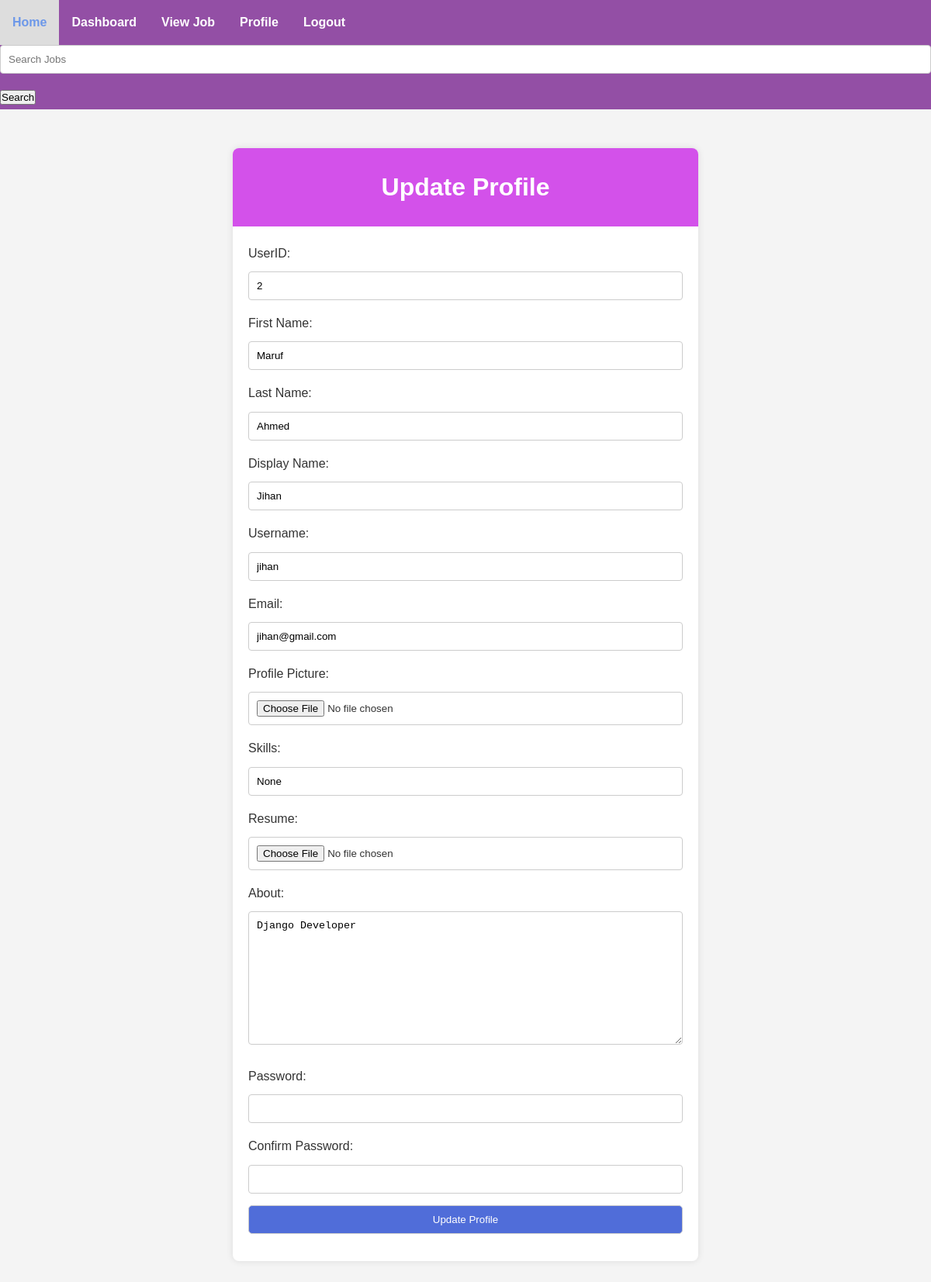
Screenshot of /EditProfilePage/ (signed in) with the database file from the repository.
### myApp/models.py (models this page shows, shortened)
class Custom_User(AbstractUser):
    USER=[
        ('recruiter','Recruiter'),('jobseeker','JobSeeker')
    ]
    display_name=models.CharField(max_length=100)
    email=models.EmailField(unique=True)
    password=models.CharField(max_length=100)
    confirm_password=models.CharField(max_length=100)
    user_type=models.CharField(choices=USER,max_length=120)
    profile_pic=models.ImageField(upload_to="media/profile_pic",null=True)
    about= models.TextField(max_length=10000,null=True)

class JobSeekerProfile(models.Model):
    user = models.OneToOneField(Custom_User,on_delete=models.CASCADE,null=True, related_name='jobseekerprofile')
    skills=models.CharField(max_length=100,null=True)

### SaimaYesminEva_001040_JobPortal/views.py (the view, shortened to what this page needs)
# urls.py: path('EditProfilePage/',EditProfilePage,name='EditProfilePage'),
@login_required
def EditProfilePage(request):
    context={
        'password_not_matched':"Password Not Matched",
        'Success_Message' : "Update Successfully"
    }
    user = request.user
    if not user.is_authenticated:
        return redirect('loginPage')
    return render(request, 'Editprofile.html',context)

### Template/Editprofile.html (shortened to what this page needs)
{% extends "dashboard.html" %}
{% block content %}
<!DOCTYPE html>
<html lang="en">
<head>
    </head>
<body>
<div class="update-profile-container">
    <div class="update-profile-header">
        <h1>Update Profile</h1>
    </div>
    <form action="{% url 'EditProfilePage' %}" method="POST" enctype="multipart/form-data" class="form-group">
        <label for="user_id">UserID:</label>
        <input type="text" id="user_id" name="UserID" value="{{ request.user.id }}" required readonly>
        <label for="first_name">First Name:</label>
        <input type="text" id="first_name" name="first_name" value="{{ request.user.first_name }}" required>
        <label for="last_name">Last Name:</label>
        <input type="text" id="last_name" name="last_name" value="{{ request.user.last_name }}" required>
        <label for="display_name">Display Name:</label>
        <input type="text" id="display_name" name="display_name" value="{{ request.user.display_name }}" required>
        <label for="username">Username:</label>
        <input type="text" id="username" name="username" value="{{ request.user.username }}" required readonly>
        <label for="email">Email:</label>
        <input type="email" id="email" name="email" value="{{ request.user.email }}" required readonly>
        <label for="profile_picture">Profile Picture:</label>
        <input type="file" id="profile_picture" name="image">
        {% if user.user_type == 'jobseeker' %}
        <label for="skills">Skills:</label>
        <input type="text" id="skills" name="skills" value="{{ request.user.jobseekerprofile.skills }}">
        <label for="resume">Resume:</label>
        <input type="file" id="resume" name="resume">
        {% endif %}
        <label >About:</label>
        <textarea name="about" cols="30" rows="10">{{user.about}}</textarea>
        <label for="password">Password:</label>
        <input type="password" id="password" name="password" required>
        <label for="confirm_password">Confirm Password:</label>
        <input type="password" id="confirm_password" name="confirm_password" required>
        <input type="submit" value="Update Profile" class="update-profile-button">
    </form>
</div>
</body>
</html>
{% endblock content %}

### Template/dashboard.html (style rules this page uses)
body { font-family: Arial, sans-serif; margin: 0; padding: 0; }
* { margin: 0; padding: 0; box-sizing: border-box; }
body { font-family: Arial, sans-serif; background-color: #f4f4f4; line-height: 1.9; color: #333; }

### Template/Editprofile.html (style rules this page uses)
body { font-family: Arial, sans-serif; background-color: #f4f4f4; margin: 0; padding: 0; }
.update-profile-container { max-width: 600px; margin: 50px auto; background-color: #fff; border-radius: 8px; box-shadow: 0 0 10px rgba(0, 0, 0, 0.1); overflow: hidden; }
.update-profile-header { text-align: center; padding: 20px; background-color: #d351ea; color: #fff; }
.form-group { padding: 20px; }
label { display: block; margin-bottom: 8px; }
input, textarea { width: 100%; padding: 10px; margin-bottom: 15px; border: 1px solid #ccc; border-radius: 4px; box-sizing: border-box; }
.update-profile-button { display: inline-block; padding: 10px 20px; background-color: #506dd9; color: #fff; text-decoration: none; border-radius: 5px; }

### rows the page displays
Custom_User: UserID "2", first_name "Maruf", last_name "Ahmed", display_name "Jihan", username "jihan", email "jihan@gmail.com", skills "None", about "Django Developer"
